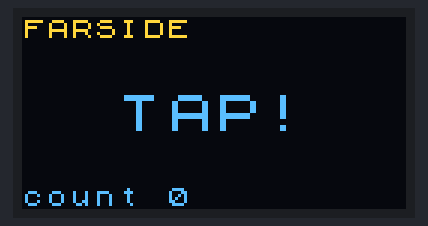
The sketch below on a simulated Arduino Uno, built with avr-gcc and run on an emulated ATmega328P. Shown: 128×64 one-colour display. The OLED is the two-colour kind (top 16 rows yellow); what the sketch prints to the serial monitor is not drawn.

Above: at 0.3 s.
At 4.5 s:
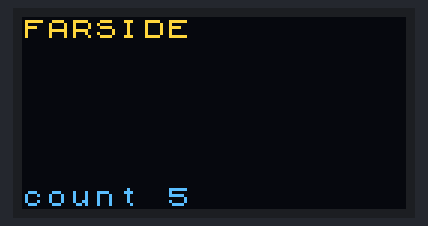
At 9.5 s:
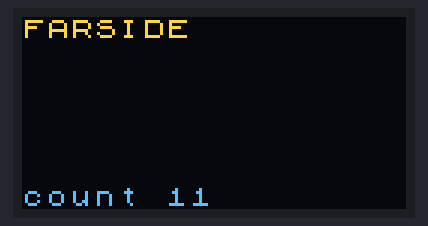
At 19.7 s:
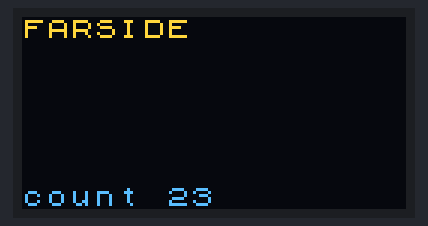
At 29.0 s:
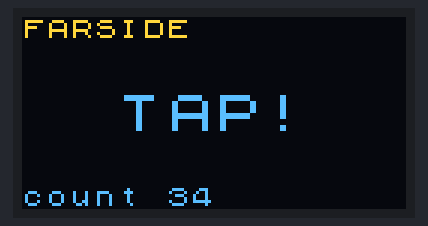
At 39.2 s:
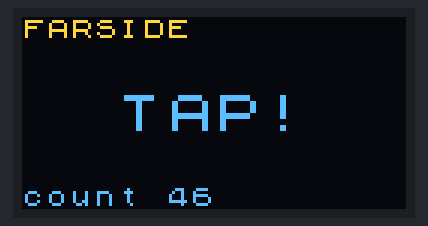

The sketch:

04_oled.ino
```cpp
// Test 4: OLED.
// Needs library: "U8g2" by oliver (Library Manager).
// Expect: "FARSIDE" at the top, a counter, and a big "TAP!" flashing.
// Garbled or shifted picture: your board is probably an SH1106 (common on 1.3" screens).
// Swap the constructor line for the SH1106 one below and upload again.

#include <Wire.h>
#include <U8x8lib.h>

U8X8_SSD1306_128X64_NONAME_HW_I2C oled(U8X8_PIN_NONE);
// U8X8_SH1106_128X64_NONAME_HW_I2C oled(U8X8_PIN_NONE);

void setup() {
  Serial.begin(115200);
  oled.setBusClock(400000);
  oled.begin();
  digitalWrite(SDA, LOW);  // 3.3 V bus: no 5 V pull-ups
  digitalWrite(SCL, LOW);
  oled.setFont(u8x8_font_chroma48medium8_r);
  oled.drawString(0, 0, "FARSIDE");
  Serial.println(F("Test 4: OLED. Look at the screen."));
}

void loop() {
  static unsigned int n = 0;
  static bool on = false;
  char buf[17];
  snprintf(buf, sizeof(buf), "count %u", n++);
  oled.drawString(0, 7, buf);
  on = !on;
  oled.draw2x2String(0, 3, on ? "  TAP!  " : "        ");
  delay(700);
}
```

Measured:
- what the display in image 0 shows lasts 0.7 s, from 0.2 s to 0.9 s
